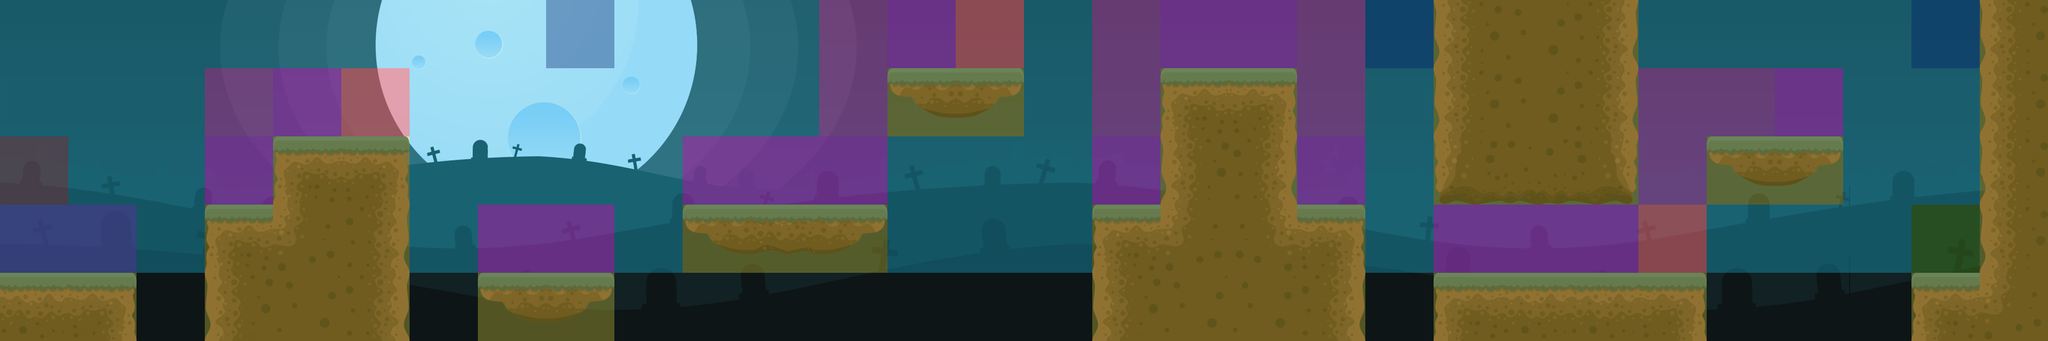

This is a level from a 2D game, rendered from its Tiled map with the project's own tilesets. A one-line summary and the map file follow, with tile-layer data summarised:
An orthogonal 30x5 tile map with 128x128 px tiles, 4 tile layers (CapaFons, CapaPrincipal, CapaNavigation, CapaLogica), 2 tilesets.

<map version="1.0" orientation="orthogonal" renderorder="right-down" width="30" height="5" tilewidth="128" tileheight="128" nextobjectid="1">
 <tileset firstgid="1" name="graveyard" tilewidth="128" tileheight="128" spacing="1" margin="1" tilecount="25" columns="5">
  <image source="graveyard_tile.png" width="646" height="646" />
  <tile id="4">
   <properties>
    <property name="Walkable_by_enemy" type="bool" value="true" />
   </properties>
  </tile>
  <tile id="5">
   <properties>
    <property name="Collider" type="bool" value="true" />
   </properties>
  </tile>
 </tileset>
 <tileset firstgid="26" name="back" tilewidth="128" tileheight="128" tilecount="180" columns="30">
  <image source="background.png" width="3840" height="768" />
 </tileset>
 <layer name="CapaFons" width="30" height="5">
  <properties>
   <property name="Speed" type="float" value="0.5" />
  </properties>
  <data>[150 cells, 150 non-empty, 150 distinct tile ids]</data>
 </layer>
 <layer name="CapaPrincipal" width="30" height="5">
  <data>[150 cells, 50 non-empty, 14 distinct tile ids]</data>
 </layer>
 <layer name="CapaNavigation" width="30" height="5" opacity="0.34">
  <properties>
   <property name="Navigation" type="int" value="1" />
  </properties>
  <data>[150 cells, 86 non-empty, 2 distinct tile ids]</data>
 </layer>
 <layer name="CapaLogica" width="30" height="5" opacity="0.36">
  <data>[150 cells, 76 non-empty, 6 distinct tile ids]</data>
 </layer>
</map>